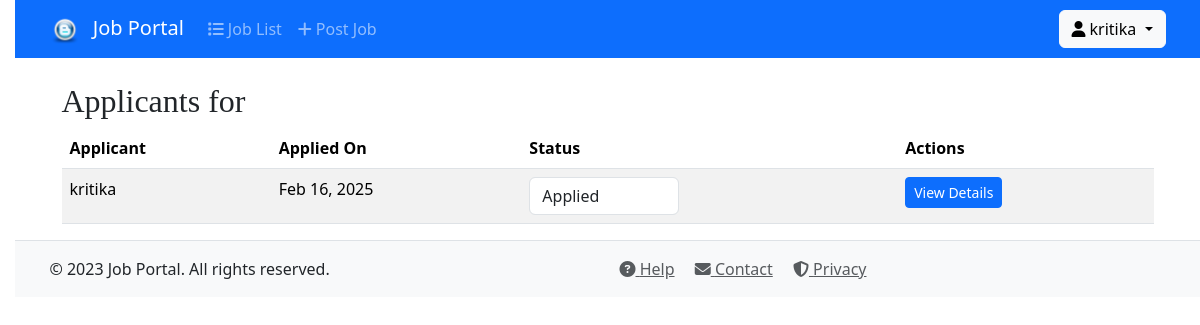
The page /job/2/applicants/ (signed in) on the database its author committed.
### job_app/models.py (models this page shows, shortened)
class Application(models.Model):
    STATUS_CHOICES = [
        ('AP', 'Applied'),
        ('RE', 'Reviewed'),
        ('IN', 'Interviewing'),
        ('OF', 'Offered'),
        ('AC', 'Accepted'),
        ('RE', 'Rejected'),
    ]
    job = models.ForeignKey(Job, on_delete=models.CASCADE)
    applicant = models.ForeignKey(User, on_delete=models.CASCADE)
    resume = models.FileField(upload_to='resumes/')
    cover_letter = models.TextField()
    status = models.CharField(max_length=2, choices=STATUS_CHOICES, default='AP')
    applied_on = models.DateTimeField(auto_now_add=True)
    updated_on = models.DateTimeField(auto_now=True)
    notes = models.TextField(blank=True)
    class Meta:
        unique_together = ('job', 'applicant')

### job_app/views.py (the view)
# urls.py: path('job/<int:pk>/applicants/', views.ApplicantsListView.as_view(), name='applicants_list'),
class ApplicantsListView(LoginRequiredMixin, ListView):
    model = Application
    template_name = 'job_app/applicants_list.html'
    context_object_name = 'applications'
    def get_queryset(self):
        job = get_object_or_404(Job, pk=self.kwargs['pk'])
        return Application.objects.filter(job=job)

### templates/job_app/applicants_list.html (shortened to what this page needs)
{% extends "base.html" %}
{% block content %}
<div class="container mt-4">
    <h2>Applicants for {{ job.title }}</h2>
    {% if applications %}
        <div class="table-responsive">
            <table class="table table-striped">
                <thead>
                    <tr>
                        <th>Applicant</th>
                        <th>Applied On</th>
                        <th>Status</th>
                        <th>Actions</th>
                    </tr>
                </thead>
                <tbody>
                    {% for application in applications %}
                    <tr>
                        <td>{{ application.applicant.username }}</td>
                        <td>{{ application.applied_on|date:"M d, Y" }}</td>
                        <td>
                            <form method="post" action="{% url 'update_application_status' application.id %}" class="status-form">
                                <select name="status" class="form-control status-select"
                                        onchange="this.form.submit()">
                                    {% for value, label in application.STATUS_CHOICES %}
                                    <option value="{{ value }}"
                                            {% if value == application.status %}selected{% endif %}>
                                        {{ label }}
                                    </option>
                                    {% endfor %}
                                </select>
                            </form>
                        </td>
                        <td>
                            <a href="{% url 'view_applicant' application.id %}"
                               class="btn btn-sm btn-primary">
                                View Details
                            </a>
                        </td>
                    </tr>
                    {% endfor %}
                </tbody>
            </table>
        </div>
    {% else %}
        <div class="alert alert-info">No applications found for this job.</div>
    {% endif %}
</div>
{% endblock %}

### templates/base.html (shortened to what this page needs)
{% load static %}
<!doctype html>
<html lang="en">
<head>
  <link href="{% static 'css/bootstrap.min.css' %}" rel="stylesheet">
  <link href="{% static 'css/blog.css' %}" rel="stylesheet">
  <link rel="stylesheet" href="https://cdnjs.cloudflare.com/ajax/libs/font-awesome/6.4.0/css/all.min.css">
  <link rel="stylesheet" href="{% static 'css/custom.css' %}">
</head>
<body>
  <nav class="navbar navbar-expand-lg navbar-dark bg-primary mb-4">
    <div class="container">
      <a class="navbar-brand" href="/">
        <img src="{% static 'img/favicon.ico' %}" alt="Job Portal" width="30" class="me-2">
        Job Portal
      </a>
      <div class="collapse navbar-collapse" id="navbarNav">
        <ul class="navbar-nav me-auto mb-2 mb-lg-0">
          <li class="nav-item">
            <a class="nav-link" href="{% url 'job_list' %}">
              <i class="fas fa-list me-1"></i>Job List
            </a>
          </li>
          {% if request.user.is_authenticated %}
          <li class="nav-item">
            <a class="nav-link" href="{% url 'post_job' %}">
              <i class="fas fa-plus me-1"></i>Post Job
            </a>
          </li>
          {% endif %}
        </ul>
        <div class="d-flex">
          {% if request.user.is_authenticated %}
            <div class="dropdown">
              <button class="btn btn-light dropdown-toggle" type="button" data-bs-toggle="dropdown">
                <i class="fas fa-user me-1"></i>{{ request.user.username }}
              </button>
            </div>
          {% else %}
            <a href="{% url 'login' %}" class="btn btn-light">
              <i class="fas fa-sign-in-alt me-1"></i>Login
            </a>
          {% endif %}
        </div>
      </div>
    </div>
  </nav>
  <div class="container">
    {% block content %}
    {% endblock content %}
  </div>
  <footer class="footer mt-auto py-3 bg-light">
    <div class="container">
      <div class="row">
        <div class="col-md-6">
          <p class="mb-0">&copy; 2023 Job Portal. All rights reserved.</p>
        </div>
        <div class="col-md-6 text-right">
          <a href="#" class="text-muted me-3"><i class="fas fa-question-circle"></i> Help</a>
          <a href="#" class="text-muted me-3"><i class="fas fa-envelope"></i> Contact</a>
          <a href="#" class="text-muted"><i class="fas fa-shield-alt"></i> Privacy</a>
        </div>
      </div>
    </div>
  </footer>
</body>
</html>

### static/css/blog.css (style rules this page uses)
body { padding-left: 15px; }
h1, h2, h3, h4 { font-family: "Lobster", cursive; }

### static/css/custom.css (style rules this page uses)
.navbar-brand img { height: 30px; width: auto; }
footer { border-top: 1px solid #dee2e6; margin-top: 3rem; padding: 1rem 0; }

### templates/job_app/applicants_list.html (style rules this page uses)
.status-select { width: 150px; }
.status-form { margin: 0; }

### rows shown on the page
Application: applicant.username "kritika", applied_on "Feb 16, 2025", status "Applied"

### other values the page prints
{{ request.user.username }} "kritika"
